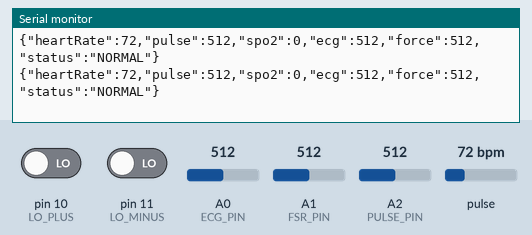
Recording of a sketch running on a simulated Arduino Uno, built with avr-gcc and run on an emulated ATmega328P. On the bench: the last lines printed to the serial monitor. The test bench sets the inputs (shaded band); at power-on: A1 (FSR_PIN) = 512, pin 10 (LO_PLUS) LOW, pin 11 (LO_MINUS) LOW, A0 (ECG_PIN) = 512, A2 (PULSE_PIN) = 512, pulse 72 bpm.

Above: at 11.9 s.
12.0 s: A1 (FSR_PIN) set to 687
At 12.11 s:
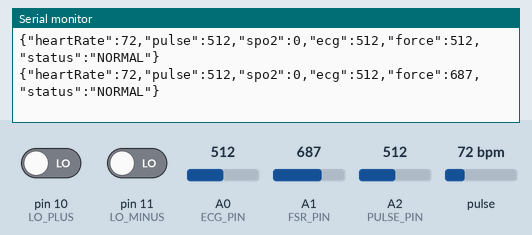
15.0 s: A1 (FSR_PIN) set to 711
At 15.23 s:
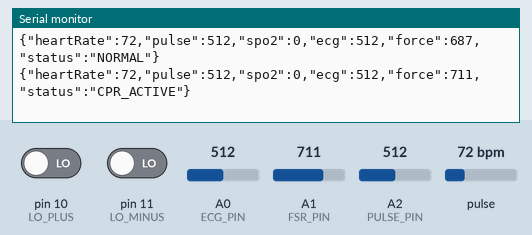

Measured:
- the behaviour switches between 700 and 701 on A1 (FSR_PIN) (found by bisection; images 1 and 2)
- after the input at 12.0 s, the serial monitor: prints a new line at once (image 1)
- after the input at 15.0 s, the serial monitor: prints a new line after 0.11 s (image 2)

The sketch:

cjack_sensor_node.ino
```cpp
/*
====================================================
CJACK Prototype
Arduino UNO Q

Sensors:
- Pulse Sensor Amped  -> A2
- AD8232 ECG          -> A0
- FSR                 -> A1

Output:
JSON over Serial @9600

Required Library:
PulseSensor Playground
====================================================
*/

#include <PulseSensorPlayground.h>

// -------------------- Pins --------------------
const int PULSE_PIN = A2;
const int ECG_PIN   = A0;
const int FSR_PIN   = A1;

const int LO_PLUS  = 10;
const int LO_MINUS = 11;

// -------------------- Pulse Sensor --------------------
PulseSensorPlayground pulseSensor;

int BPM = 0;

// -------------------- Setup --------------------
void setup() {

  Serial.begin(9600);

  pinMode(LO_PLUS, INPUT);
  pinMode(LO_MINUS, INPUT);

  pulseSensor.analogInput(PULSE_PIN);

  // Change this if needed
  pulseSensor.setThreshold(550);

  if (!pulseSensor.begin()) {
    Serial.println("{\"error\":\"Pulse Sensor not found\"}");
  }

  Serial.println("CJACK Started");
}

// -------------------- Loop --------------------
void loop() {

  // ---------- Heart Rate ----------
  BPM = pulseSensor.getBeatsPerMinute();

  if (pulseSensor.sawStartOfBeat()) {
    // Beat detected
  }

  // ---------- ECG ----------
  int ecg;

  if (digitalRead(LO_PLUS) || digitalRead(LO_MINUS))
    ecg = -1;
  else
    ecg = analogRead(ECG_PIN);

  // ---------- FSR ----------
  int force = analogRead(FSR_PIN);

  // ---------- Pulse Raw ----------
  int pulseRaw = analogRead(PULSE_PIN);

  // ---------- SpO2 ----------
  // Pulse Sensor cannot measure oxygen saturation
  int spo2 = 0;

  // ---------- Status ----------
  String status = "NORMAL";

  if (BPM == 0)
    status = "NO_PULSE";
  else if (BPM < 60)
    status = "LOW_HR";
  else if (BPM > 120)
    status = "HIGH_HR";

  if (force > 700)
    status = "CPR_ACTIVE";

  // ---------- JSON ----------
  Serial.print("{");

  Serial.print("\"heartRate\":");
  Serial.print(BPM);

  Serial.print(",\"pulse\":");
  Serial.print(pulseRaw);

  Serial.print(",\"spo2\":");
  Serial.print(spo2);

  Serial.print(",\"ecg\":");
  Serial.print(ecg);

  Serial.print(",\"force\":");
  Serial.print(force);

  Serial.print(",\"status\":\"");
  Serial.print(status);

  Serial.println("\"}");

  delay(100);
}
```
